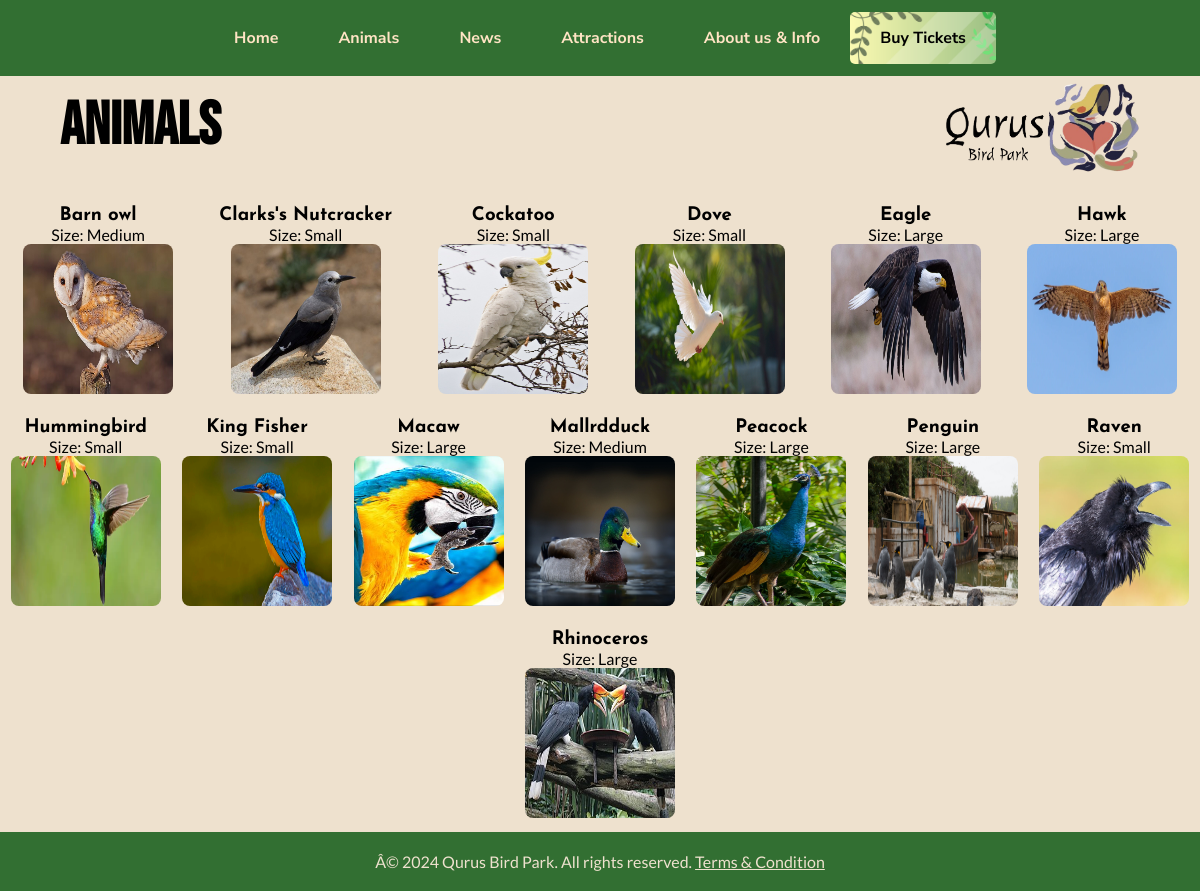
Page /animals.php on the committed database.
### tables this page shows
CREATE TABLE `avians` (
  `Avian ID` varchar(255) NOT NULL,
  `Avian Name` varchar(255) NOT NULL,
  `Avian Size` varchar(255) NOT NULL,
  `Image name` varchar(255) NOT NULL
);

### animals.php (the view, shortened to what this page needs)
<?php include 'includes/header.php'; ?>
<div class="header-and-logo">
    <h1>Animals</h1>
    <a href="index.php"><div class="logo"></div></a>
</div>
<div class="Avian-wrapper">
    <?php
    $servername = "localhost";
    $username = "root";
    $password = "";
    $dbname = "tourist_site_db";
    $conn = new mysqli($servername, $username, $password, $dbname);
    $sql = "SELECT `Avian ID`, `Avian Name`, `Avian Size`, `Image name` FROM avians";
    $result = $conn->query($sql);
    if ($result->num_rows > 0) {
        while($row = $result->fetch_assoc()) {
            echo "<div class='avians'>";
            echo "<h3>" . $row['Avian Name'] . "</h3>";
            echo "<p>Size: " . $row['Avian Size'] . "</p>";
            echo "<img src='images/" . $row['Image name'] . "' alt='" . $row['Avian Name'] . "'>";
            echo "</div>";
        }
    } else {
        echo "No avians found.";
    }
    ?>
</div>
<?php include 'includes/footer.php'; ?>

### includes/header.php (shortened to what this page needs)
<!DOCTYPE html>
<html lang="en">
<head>
    <link rel="stylesheet" href="css/style.css">
    <link href='https://unpkg.com/boxicons@2.1.4/css/boxicons.min.css' rel='stylesheet'>
</head>
<body>
    <div class="nav-bar">
        <header>
            <ul>
                <a href="index"><li>Home</li></a>
                <a href="animals"><li>Animals</li></a>
                <a href="news"><li>News</li></a>
                <a href="maps_locations"><li>Attractions</li></a>
                <a href="about_us"><li>About us & Info</li></a>
                <a href="ticket"><li>Buy Tickets</li></a>
            </ul>
        </header>
    </div>

### includes/footer.php (shortened to what this page needs)
    <footer><p>Â© 2024 Qurus Bird Park. All rights reserved. <a href="terms_conditions">Terms & Condition</a></p></footer>
</body>
</html>

### css/style.css (style rules this page uses)
html { height: 100%; }
body { background-color: #eee1ce; margin: 0px; min-height: 100%; display: flex; flex-direction: column; }
footer { font-family: "Lato"; text-align: center; margin-top: auto; background-color: #326f32; color: #eee1ce; padding: 20px; }
footer a { text-decoration: underline; }
a { text-decoration: none; color: #eee1ce; }
.nav-bar { background-color: #326f32; display: none; width: 100%; margin-top: 0%; padding-top: 1%; padding-bottom: 1%; position: sticky; font-family: "Nunito Sans"; font-weight: bold; z-index: 10; }
.nav-bar ul { list-style-type: none; margin: 0; padding: 0; display: flex; justify-content: center; }
.nav-bar li { margin: 0 10px; }
.nav-bar ul a:last-child { background-image: url("../images/ticket_background.png"); background-position: center; background-size: cover; border-radius: 5px; color: black; }
.nav-bar a { text-decoration: none; color: bisque; padding: 15px 20px; display: block; text-align: center; transition: background-color 0.3s, color 0.3s; -webkit-transition: background-color 0.3s, color 0.3s; -moz-transition: background-color 0.3s, color 0.3s; -ms-transition: background-color 0.3s, color 0.3s; -o-transition: background-color 0.3s, color 0.3s; }
.header-and-logo { display: flex; flex-direction: column-reverse; width: 90%; font-size: 30px; font-family: "Bebas Neue"; align-items: center; margin: 0 auto; text-align: center; padding-bottom: 20px; }
.header-and-logo h1 { font-family: "Bebas Neue"; }
.logo { width: 200px; height: 100px; background-image: url("../images/Qurus_Logo_Final.png"); background-position: center; background-repeat: no-repeat; background-size: cover; align-content: center; }
.Avian-wrapper { display: flex; flex-wrap: wrap; justify-content: space-around; width: 100%; }
.Avian-wrapper h3 { font-family: "Josefin Sans"; }
.Avian-wrapper p { font-family: "Lato"; }
.avians img { width: 150px; height: 150px; border-radius: 8px; }
.avians { text-align: center; justify-items: center; padding: 10px; }
* { margin: 0; padding: 0; box-sizing: border-box; }
@media only screen and (min-width: 768px) { .nav-bar { display: block; } }
@media only screen and (min-width: 768px) { .header-and-logo { display: flex; flex-direction: row; align-content: space-between; justify-content: space-between; } }

### rows in the picture
avians: Avian Name "Barn owl", Avian Size "Medium", Image name (picture)
avians: Avian Name "Clarks's Nutcracker", Avian Size "Small", Image name (picture)
avians: Avian Name "Cockatoo", Avian Size "Small", Image name+Avian Name (picture)
avians: Avian Name "Dove", Avian Size "Small", Image name+Avian Name (picture)
avians: Avian Name "Eagle", Avian Size "Large", Image name+Avian Name (picture)
avians: Avian Name "Hawk", Avian Size "Large", Image name+Avian Name (picture)
avians: Avian Name "Hummingbird", Avian Size "Small", Image name (picture)
avians: Avian Name "King Fisher", Avian Size "Small", Image name (picture)
avians: Avian Name "Macaw", Avian Size "Large", Image name+Avian Name (picture)
avians: Avian Name "Mallrdduck", Avian Size "Medium", Image name (picture)
avians: Avian Name "Peacock", Avian Size "Large", Image name+Avian Name (picture)
avians: Avian Name "Penguin", Avian Size "Large", Image name+Avian Name (picture)
avians: Avian Name "Raven", Avian Size "Small", Image name+Avian Name (picture)
avians: Avian Name "Rhinoceros", Avian Size "Large", Image name (picture)
